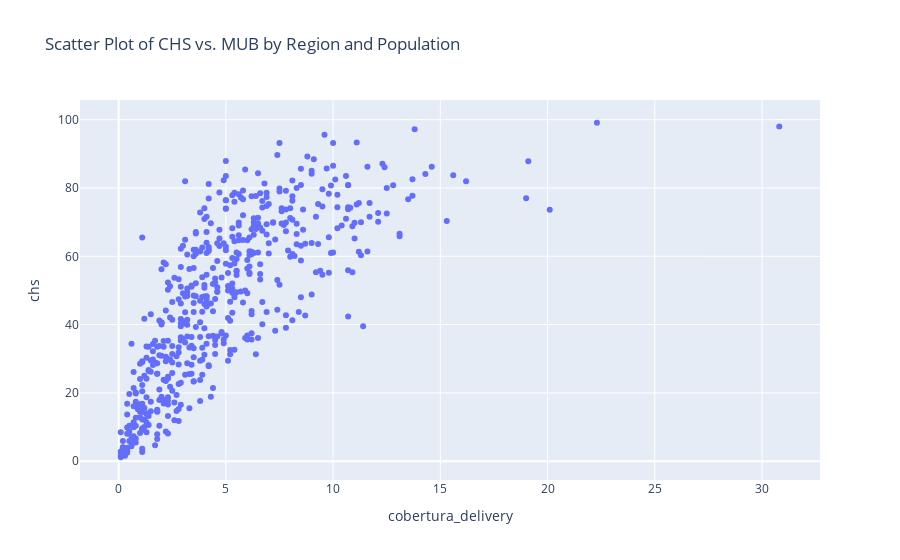

Notebook code for this chart:
### Code cell
import plotly.express as px

fig = px.scatter(
    df_median,
    x='cobertura_delivery',
    y='chs',
    hover_data={
        'cobertura_delivery': True,
        'chs': True,
        'cidade': True,
        'uf': True,
        'region':True
    },
    size_max=300,
    title='Scatter Plot of CHS vs. MUB by Region and Population'
)

fig.update_layout(
    xaxis_title='cobertura_delivery',
    yaxis_title='chs',
    legend_title='Region',
    legend=dict(
        orientation='h',
        yanchor='bottom',
        y=-0.5,
        xanchor='right',
        x=1
    )
)

fig.show()

### Figure 1 — Plotly figure (JSON) as saved in the notebook; plotly's stock layout.template omitted (floating-point values rounded to 4 significant figures; data arrays with more than 128 entries replaced by an {"elided": "..."} marker saying what was removed)
{"data": [{"customdata": {"elided": "529x3 str values"}, "hovertemplate": "cobertura_delivery=%{x}<br>chs=%{y}<br>cidade=%{customdata[0]}<br>uf=%{customdata[1]}<br>region=%{customdata[2]}<extra></extra>", "legendgroup": "", "marker": {"color": "#636efa", "symbol": "circle"}, "mode": "markers", "name": "", "orientation": "v", "showlegend": false, "type": "scatter", "x": {"elided": "529 float values"}, "xaxis": "x", "y": {"elided": "529 float values"}, "yaxis": "y"}], "layout": {"legend": {"orientation": "h", "title": {"text": "Region"}, "tracegroupgap": 0, "x": 1, "xanchor": "right", "y": -0.5, "yanchor": "bottom"}, "title": {"text": "Scatter Plot of CHS vs. MUB by Region and Population"}, "xaxis": {"anchor": "y", "domain": [0, 1], "title": {"text": "cobertura_delivery"}}, "yaxis": {"anchor": "x", "domain": [0, 1], "title": {"text": "chs"}}}}
